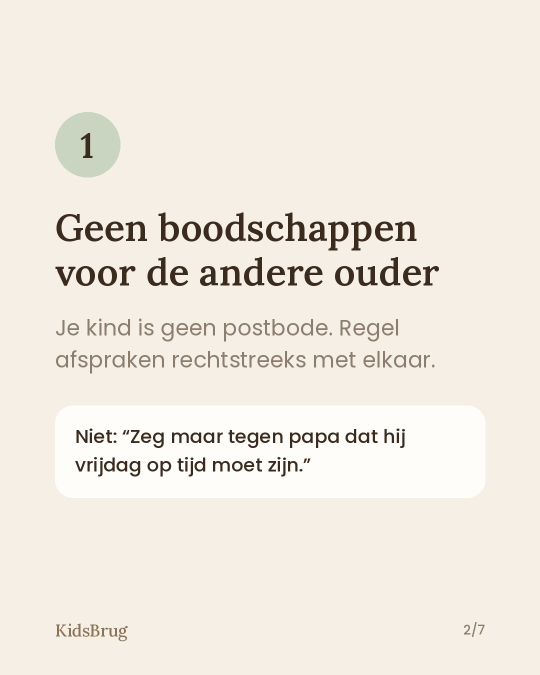
#> input picture carrousels/kidsbrug-2026-11-12-wat-je-kind-niet-hoeft-te-dragen-2.jpg, 1080 x 1350 px (shown at 1/2 size)
$ python sinterklaas-zonder-tekst.py ../../../carrousels/kidsbrug-2026-11-12-wat-je-kind-niet-hoeft-te-dragen-1.jpg ../../../carrousels/kidsbrug-2026-11-12-wat-je-kind-niet-hoeft-te-dragen-2.jpg ../../../carrousels/kidsbrug-2026-11-12-wat-je-kind-niet-hoeft-te-dragen-2.jpg ../../../carrousels/kidsbrug-2026-11-12-wat-je-kind-niet-hoeft-te-dragen-2.jpg
#> lines starting #> are read from the running program, lines starting #| are printed output that depends on the picture
### holasmile/studio/holasmile_style.py
"""Hola Smile Clinic reel- en carrousel-huisstijl.

Donker (bijna zwart, warm), goud, crème tekst, Lora (serif) voor koppen, Poppins voor kleine tekst.
Vaste herkenning: de goudkleurige kleurwaaier (shade guide) van geel naar wit, dunne gouden lijnen, kleine sparkles,
woordmerk "Hola Smile Clinic" onderaan. Zachte fades tussen stilstaande beelden.

Gebruik in een reel-script:
    import sys, os; sys.path.insert(0, os.path.join(os.path.dirname(__file__), ".."))
    from holasmile_style import *
"""
from PIL import Image, ImageDraw, ImageFont, ImageFilter, ImageOps
import subprocess, os, math

W, H = 1080, 1920
BG = (20, 17, 14); BG2 = (32, 27, 22); CARD = (38, 32, 26)
GOLD = (201, 163, 92); GOLD_L = (228, 199, 140); CREAM = (245, 236, 220); MUTED = (170, 156, 136)
RED = (196, 96, 80); OK = (150, 178, 120)
GF = "/usr/share/fonts/truetype/google-fonts/"
DJ = "/usr/share/fonts/truetype/dejavu/DejaVuSans-Bold.ttf"
# kleurwaaier: van geel/getint naar stralend wit
SHADES = [(196, 160, 96), (210, 180, 120), (222, 198, 146), (232, 214, 172), (240, 228, 198), (247, 241, 226), (253, 251, 245)]


# [12 lines left out: functions serif, serif_i, not called in this run]


def sans(sz, w="Regular"):
    return ImageFont.truetype(GF + f"Poppins-{w}.ttf", sz)


def _glow(im, w, h):
    """Zachte warme gloed in het midden, zodat het donker niet plat oogt."""
    g = Image.new("RGBA", (w, h), (0, 0, 0, 0)); gd = ImageDraw.Draw(g)
    gd.ellipse((w * 0.05, h * 0.18, w * 0.95, h * 0.72), fill=(120, 90, 50, 46))
    g = g.filter(ImageFilter.GaussianBlur(160)); im.paste(g, (0, 0), g)


def base(w=W, h=H, frame=True):
    im = Image.new("RGB", (w, h), BG); _glow(im, w, h)
    d = ImageDraw.Draw(im)
    if frame: d.rounded_rectangle((40, 40, w - 40, h - 40), 36, outline=(70, 58, 40), width=2)
    return im, d


# [25 lines left out: functions wrap, ctext, sparkle, not called in this run]


def rule(d, y, w=220, cx=W / 2):
    d.line((cx - w / 2, y, cx - 18, y), fill=GOLD, width=2); d.line((cx + 18, y, cx + w / 2, y), fill=GOLD, width=2)
    sparkle(d, cx, y, 10)


# [5 lines left out: function kicker, not called in this run]


def wordmark(d, y=1810, cx=W / 2):
    d.text((cx, y), "Hola Smile Clinic", font=serif(40), fill=GOLD, anchor="mm")
    d.text((cx, y + 44), "ZUNDERT", font=sans(20, "Medium"), fill=MUTED, anchor="mm")


# [20 lines left out: functions shade_guide, stamp, not called in this run]


def card(d, box, fill=CARD, r=34, outline=(84, 70, 48)):
    d.rounded_rectangle(box, r, fill=fill, outline=outline, width=2)


# [22 lines left out: functions quote_card, listing, not called in this run]


def fit_photo(path, box_w, box_h):
    im = Image.open(path); im = ImageOps.exif_transpose(im).convert("RGB")
    return ImageOps.fit(im, (box_w, box_h), Image.LANCZOS, centering=(0.5, 0.5))


# [41 lines left out: functions photo_frame, cta, cover, not called in this run]


def save_cover(im, path):
    im.save(path, "JPEG", quality=90)


def save_frames(frames, outdir):
    os.makedirs(outdir, exist_ok=True)
    for k, f in frames.items(): f().save(f"{outdir}/{k}.png")


# [32 lines left out: functions contact_sheet, render_reel, not called in this run]


# ---------------- Carrousels (staand 4:5, 1080x1350) ----------------
CW, CH = 1080, 1350


def cbase():
    return base(CW, CH)


# [4 lines left out: function cwrap_text, not called in this run]


def cfooter(d, n, total):
    d.text((120, CH - 100), "Hola Smile Clinic", font=serif(32), fill=GOLD, anchor="lm")
    d.text((CW - 120, CH - 100), f"{n}/{total}", font=sans(26, "Medium"), fill=MUTED, anchor="rm")


# [47 lines left out: functions slide_cover, slide_point, slide_closing, save_carousel, carousel_sheet, not called in this run]

### holasmile/studio/reels/sinterklaas-zonder-tekst.py
import sys, os, subprocess; sys.path.insert(0, os.path.join(os.path.dirname(__file__), ".."))
from holasmile_style import *

# Sinterklaas-filmpje ZONDER tekst (wens Kylie 17 nov): Sint in de stoel -> Sint kijkt blij in de spiegel -> eindbeeld met logo.
# Gebruik: python3 sinterklaas-zonder-tekst.py <clip_stoel.mp4> <clip_spiegel.mp4> <uit.mp4> [logo.png]
# Zonder logo-bestand komt het tekstwoordmerk in het eindbeeld (tijdelijk, tot het echte logo er is).
IN_A, IN_B, OUT = sys.argv[1], sys.argv[2], sys.argv[3]
LOGO = sys.argv[4] if len(sys.argv) > 4 else None
work = os.path.splitext(OUT)[0] + "-werk"; os.makedirs(work, exist_ok=True)


def endcard(path):
    im, d = base()
#> in base, `im = Image.new('RGB', (w, h), BG)`:
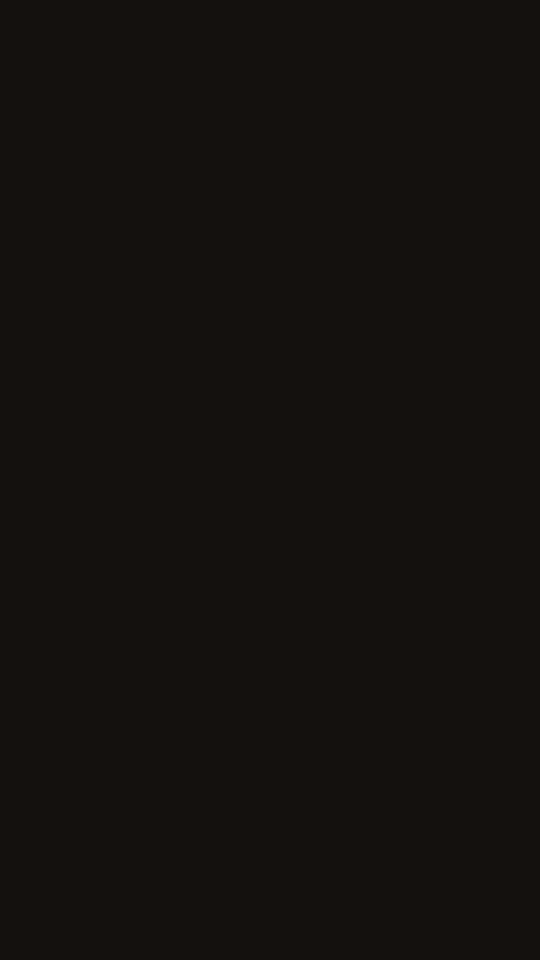
#> im: PIL image 1080x1920 RGB (shown at 1/2 size); mean R, G, B 20, 17, 14
#> in _glow, `g = Image.new('RGBA', (w, h), (0, 0, 0, 0))`: g: PIL image 1080x1920 RGBA; every value is 0
#> in _glow, `g = g.filter(ImageFilter.GaussianBlur(160))`:
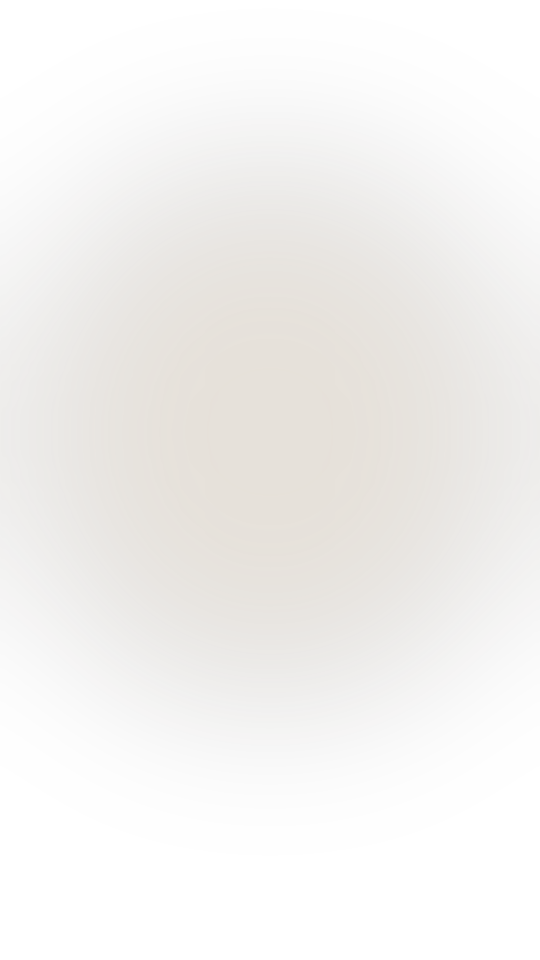
#> g: PIL image 1080x1920 RGBA (shown at 1/2 size); mean R, G, B, A 44.2, 33.1, 18.4, 16.9; transparent parts drawn white
    if LOGO:
        lg = Image.open(LOGO).convert("RGBA"); lg.thumbnail((760, 760), Image.LANCZOS)
#> after `lg.thumbnail((760, 760), Image.LANCZOS)`:
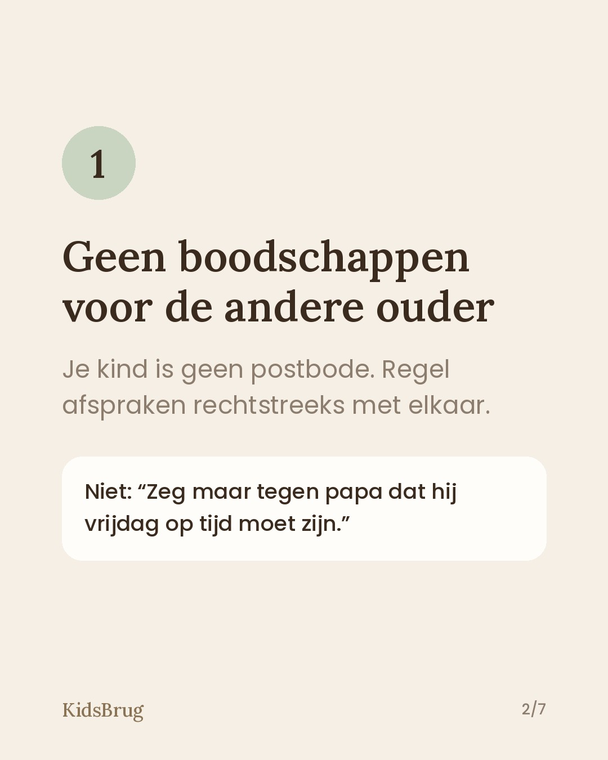
#> lg: PIL image 608x760 RGBA; mean R, G, B, A 240.3, 233.8, 224.3, 255
        im.paste(lg, ((W - lg.width) // 2, (H - lg.height) // 2 - 60), lg)
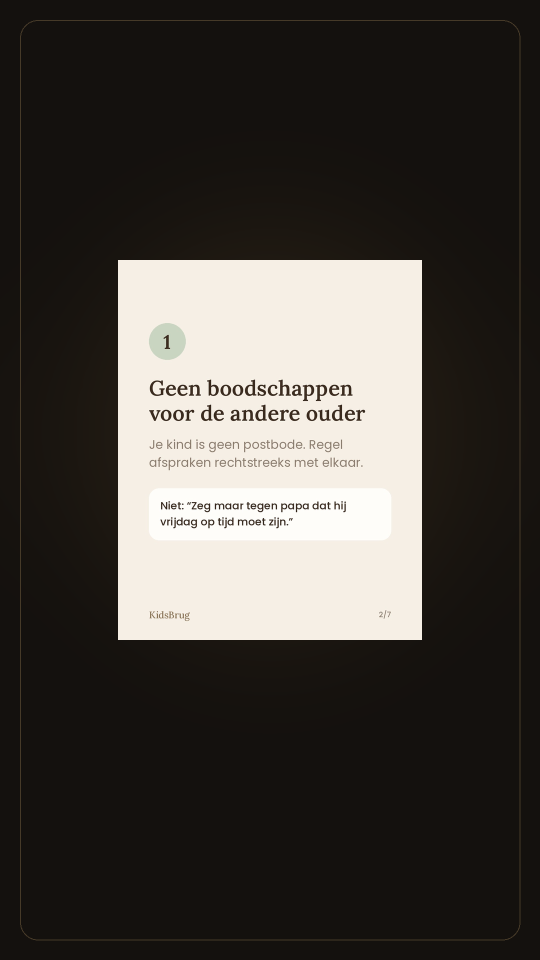
#> im: PIL image 1080x1920 RGB (shown at 1/2 size); mean R, G, B 70.5, 66.3, 61.3
    else:
        d.text((W / 2, 860), "Hola Smile", font=serif(140, "SemiBold"), fill=CREAM, anchor="mm")
        d.text((W / 2, 990), "CLINIC · ZUNDERT", font=sans(40, "Medium"), fill=GOLD, anchor="mm")
        rule(d, 1080)
    im.save(path, "PNG")


endcard(f"{work}/end.png")
D, X, E = 4.0, 0.5, 3.0  # clipduur, overgang, eindbeeld
v = "scale=1080:1920:flags=lanczos,fps=30,setsar=1,format=yuv420p"
flt = (f"[0:v]{v},trim=0:{D},setpts=PTS-STARTPTS[a];[1:v]{v},trim=0:{D},setpts=PTS-STARTPTS[b];"
       f"[2:v]{v},trim=0:{E},setpts=PTS-STARTPTS[c];"
       f"[a][b]xfade=transition=fade:duration={X}:offset={D - X}[ab];"
       f"[ab][c]xfade=transition=fade:duration={X}:offset={2 * D - 2 * X}[v]")
subprocess.run(["ffmpeg", "-y", "-loglevel", "error", "-i", IN_A, "-i", IN_B, "-loop", "1", "-t", str(E), "-i", f"{work}/end.png",
                "-f", "lavfi", "-i", "anullsrc=r=44100:cl=stereo", "-filter_complex", flt, "-map", "[v]", "-map", "3:a",
                "-shortest", "-c:v", "libx264", "-preset", "medium", "-crf", "18", "-c:a", "aac", "-movflags", "+faststart", OUT], check=True)
#> (this line was passed over: subprocess is not available in this run)
print(OUT)

$ run again, on carrousels/kidsbrug-2026-11-12-wat-je-kind-niet-hoeft-te-dragen-3.jpg
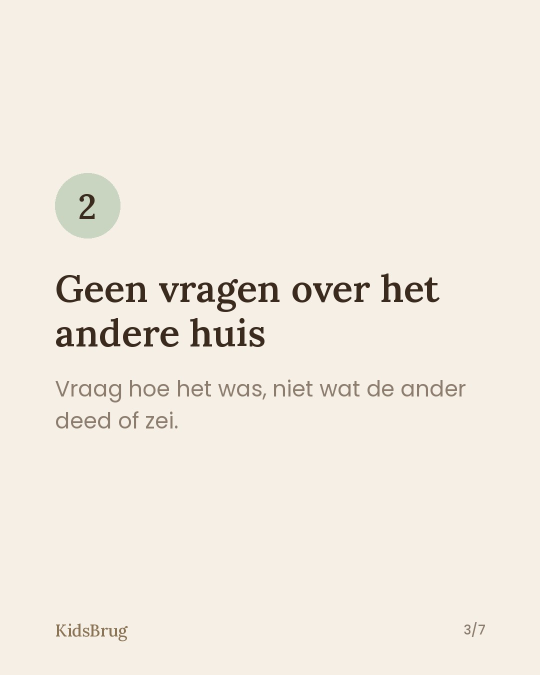
#> input picture carrousels/kidsbrug-2026-11-12-wat-je-kind-niet-hoeft-te-dragen-3.jpg, 1080 x 1350 px (shown at 1/2 size)
#> in endcard, `lg.thumbnail((760, 760), Image.LANCZOS)`:
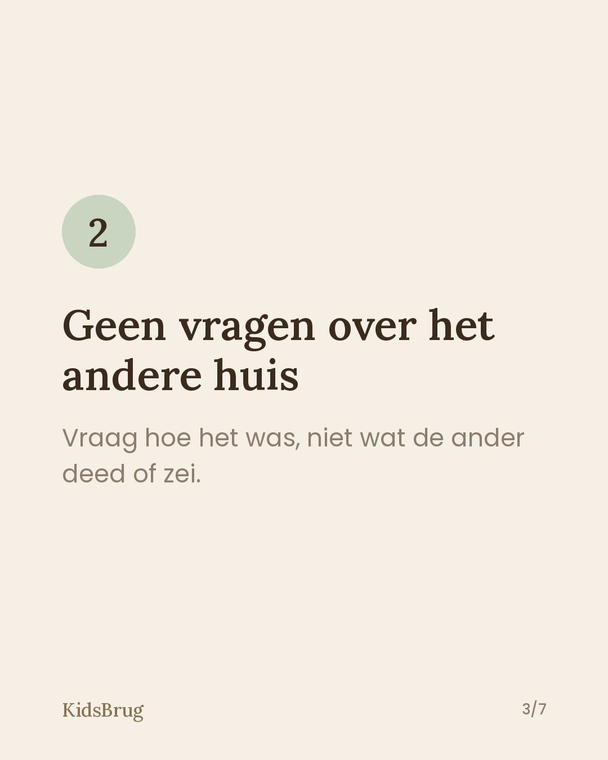
#> lg: PIL image 608x760 RGBA; mean R, G, B, A 242, 235, 224.8, 255
#> in endcard, `im.paste(lg, ((W - lg.width) // 2, (H - lg.height) // 2 - 60), lg)`:
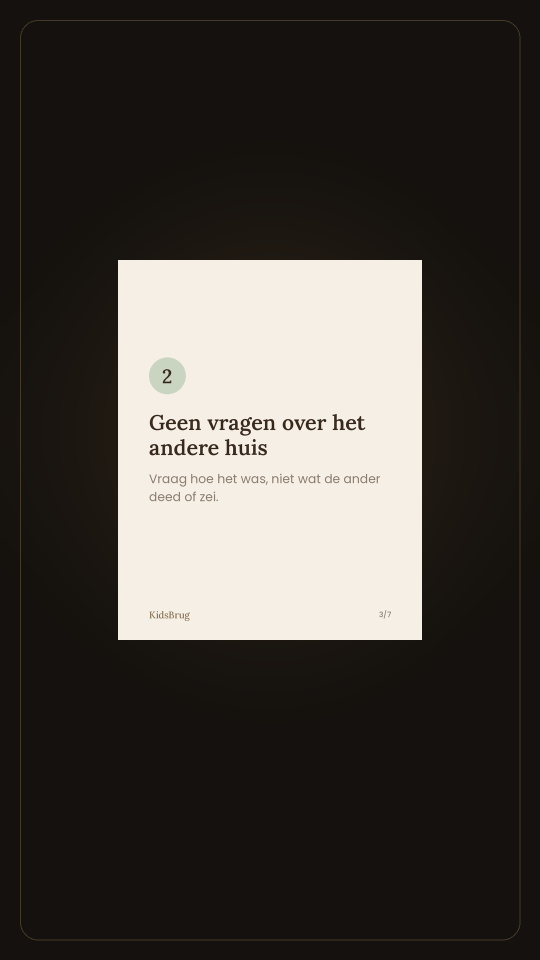
#> im: PIL image 1080x1920 RGB (shown at 1/2 size); mean R, G, B 70.9, 66.6, 61.5

$ run again, on carrousels/kidsbrug-2026-11-12-wat-je-kind-niet-hoeft-te-dragen-4.jpg
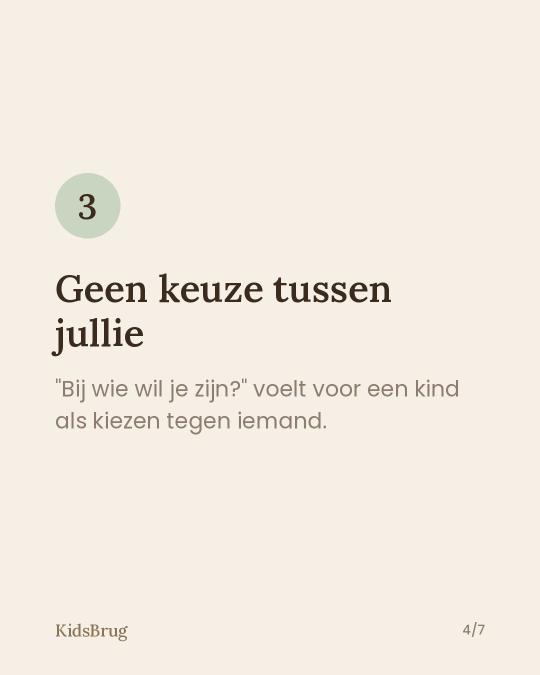
#> input picture carrousels/kidsbrug-2026-11-12-wat-je-kind-niet-hoeft-te-dragen-4.jpg, 1080 x 1350 px (shown at 1/2 size)
#> in endcard, `lg.thumbnail((760, 760), Image.LANCZOS)`:
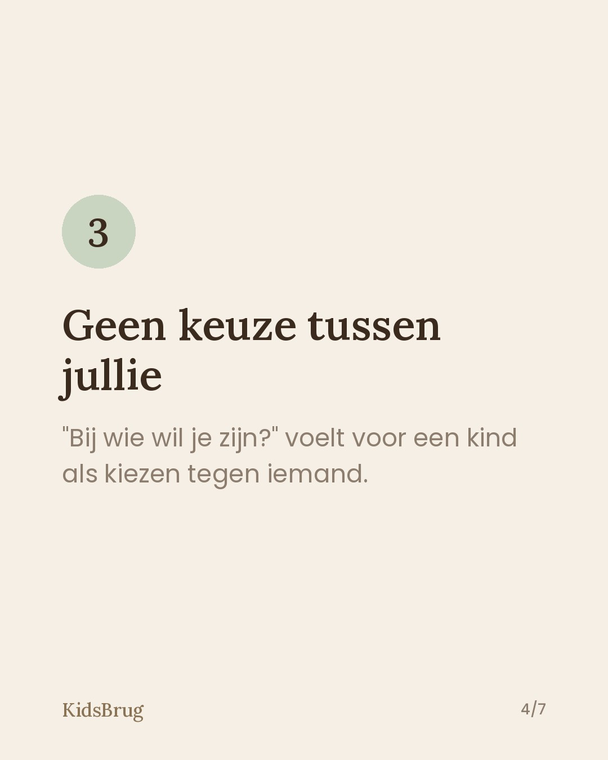
#> lg: PIL image 608x760 RGBA; mean R, G, B, A 242.5, 235.5, 225.3, 255
#> in endcard, `im.paste(lg, ((W - lg.width) // 2, (H - lg.height) // 2 - 60), lg)`:
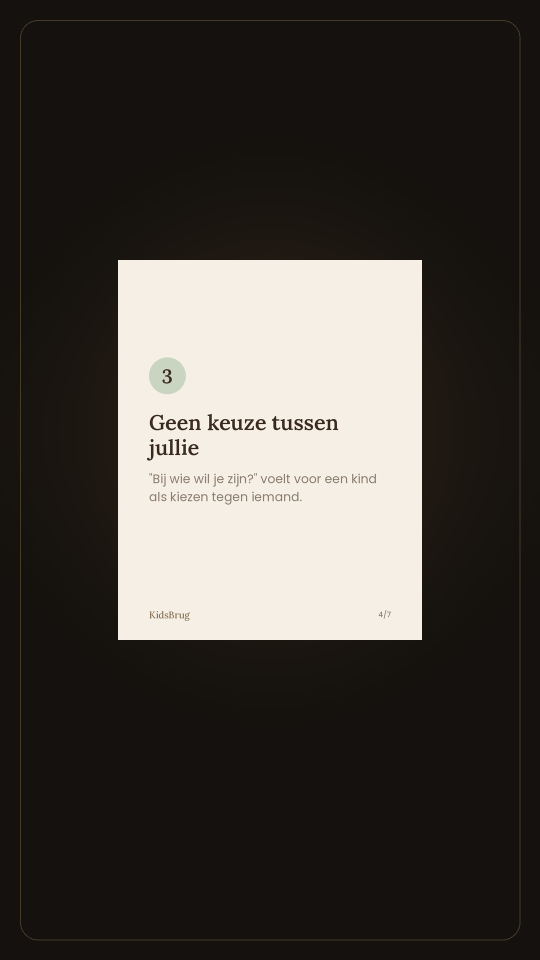
#> im: PIL image 1080x1920 RGB (shown at 1/2 size); mean R, G, B 71, 66.7, 61.6
